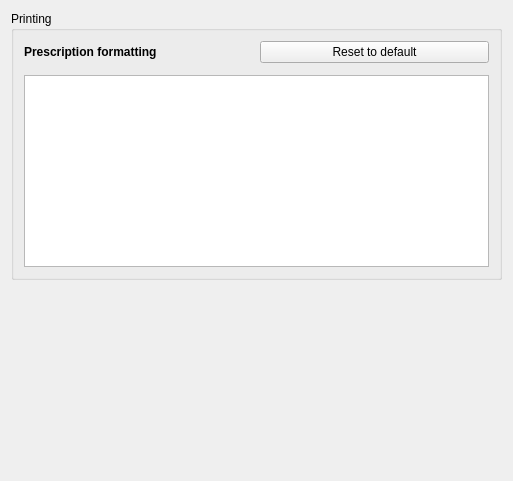
<?xml version="1.0" encoding="UTF-8"?>
<ui version="4.0">
 <class>DrugsWidget::Internal::DrugPosologicSentencePreferencesWidget</class>
 <widget class="QWidget" name="DrugsWidget::Internal::DrugPosologicSentencePreferencesWidget">
  <property name="geometry">
   <rect>
    <x>0</x>
    <y>0</y>
    <width>513</width>
    <height>481</height>
   </rect>
  </property>
  <property name="windowTitle">
   <string>Form</string>
  </property>
  <layout class="QGridLayout" name="gridLayout_4">
   <item row="2" column="0">
    <spacer name="verticalSpacer">
     <property name="orientation">
      <enum>Qt::Vertical</enum>
     </property>
     <property name="sizeHint" stdset="0">
      <size>
       <width>20</width>
       <height>40</height>
      </size>
     </property>
    </spacer>
   </item>
   <item row="0" column="0">
    <widget class="QGroupBox" name="groupBox_3">
     <property name="sizePolicy">
      <sizepolicy hsizetype="Preferred" vsizetype="Preferred">
       <horstretch>0</horstretch>
       <verstretch>0</verstretch>
      </sizepolicy>
     </property>
     <property name="title">
      <string>Printing</string>
     </property>
     <layout class="QGridLayout" name="gridLayout_9">
      <property name="margin">
       <number>10</number>
      </property>
      <item row="3" column="1" colspan="2">
       <widget class="Editor::TextEditor" name="prescriptionFormatting" native="true"/>
      </item>
      <item row="2" column="1" colspan="2">
       <layout class="QHBoxLayout" name="horizontalLayout">
        <item>
         <widget class="QLabel" name="label_2">
          <property name="font">
           <font>
            <weight>75</weight>
            <bold>true</bold>
           </font>
          </property>
          <property name="text">
           <string>Prescription formatting</string>
          </property>
         </widget>
        </item>
        <item>
         <widget class="QPushButton" name="defaultFormattingButton">
          <property name="text">
           <string>Reset to default</string>
          </property>
         </widget>
        </item>
       </layout>
      </item>
      <item row="4" column="1" colspan="2">
       <widget class="QTextEdit" name="formatingSample">
        <property name="enabled">
         <bool>true</bool>
        </property>
        <property name="readOnly">
         <bool>true</bool>
        </property>
       </widget>
      </item>
     </layout>
    </widget>
   </item>
  </layout>
 </widget>
 <customwidgets>
  <customwidget>
   <class>Editor::TextEditor</class>
   <extends>QWidget</extends>
   <header location="global">texteditorplugin/texteditor.h</header>
   <container>1</container>
  </customwidget>
 </customwidgets>
 <resources/>
 <connections/>
</ui>
